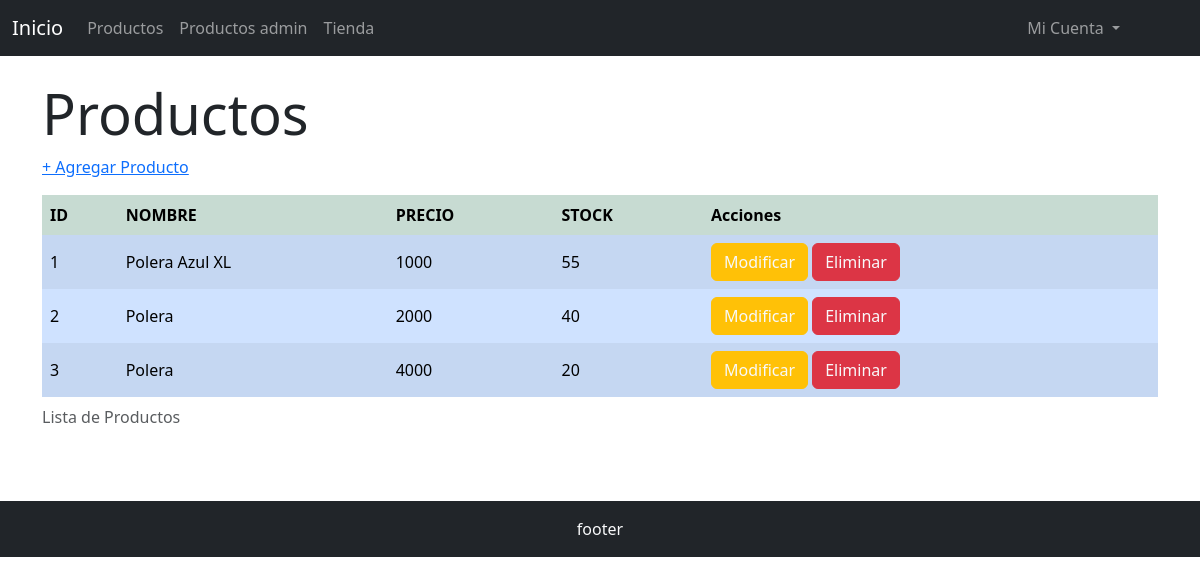
The app's page /admProductos (signed in) with its own data.
### aplicacion/models.py (models this page shows, shortened)
class Producto(models.Model):
    id=models.IntegerField(primary_key=True)
    nombre=models.CharField(max_length=50)
    descripcion=models.TextField(max_length=300)
    precio=models.IntegerField()
    stock=models.IntegerField()
    imagen=models.ImageField(upload_to="productos")

### aplicacion/views.py (the view)
# urls.py: path('admProductos', Admproductos, name="admProductos"),
def Admproductos(request):
    productos = Producto.objects.all()
    contexto = {'prod': productos}
    return render(request, 'aplicacion/productos/productos.html', contexto)

### carro/context_processor.py (called while the page is built)
def importe_total_carro(request):
    total = 0
    if request.user.is_authenticated:
        carro = request.session.get("carro", {})  # Obtener el diccionario del carrito o un diccionario vacío si no existe
        for key, value in carro.items():
            precio = float(value.get("precio", 0))
            total += precio
    return {"importe_total_carro": total}

### aplicacion/templates/aplicacion/productos/productos.html (shortened to what this page needs)
{% extends 'aplicacion/base.html' %}
{% load static %}
{% block contenido %}
<div class="mt-3">
    <h1 class="display-4">Productos</h1>
    <a href="{% url 'crearproducto' %}">+ Agregar Producto</a>
    <div class="table-responsive mt-3">
        <table class="table table-striped
            table-hover
            table-borderless
            table-success
            align-middle">
            <thead class="table-light">
                <caption>Lista de Productos</caption>
                <tr>
                    <th>ID</th>
                    <th>NOMBRE</th>
                    <th>PRECIO</th>
                    <th>STOCK</th>
                    <th>Acciones</th>
                </tr>
            </thead>
            <tbody class="table-group-divider">
                {% for prod in prod %}
                <tr class="table-primary">
                    <td>{{prod.id}}</td>
                    <td>{{prod.nombre}}</td>
                    <td>{{prod.precio}}</td>
                    <td>{{prod.stock}}</td>
                    <td><a href="{% url 'updateproducto' prod.id %}" role="button" class="btn btn-warning text-light">Modificar</a>
                    <a href="{% url 'deleteproducto' prod.id %}" role="button" class="btn btn-danger text-light">Eliminar</a> </td>
                </tr>
                {% endfor %}
            </tbody>
        </table>
    </div>
</div>
{% endblock contenido %}

### records on screen
Producto: id "1", nombre "Polera Azul XL", precio "1000", stock "55"
Producto: id "2", nombre "Polera", precio "2000", stock "40"
Producto: id "3", nombre "Polera", precio "4000", stock "20"
